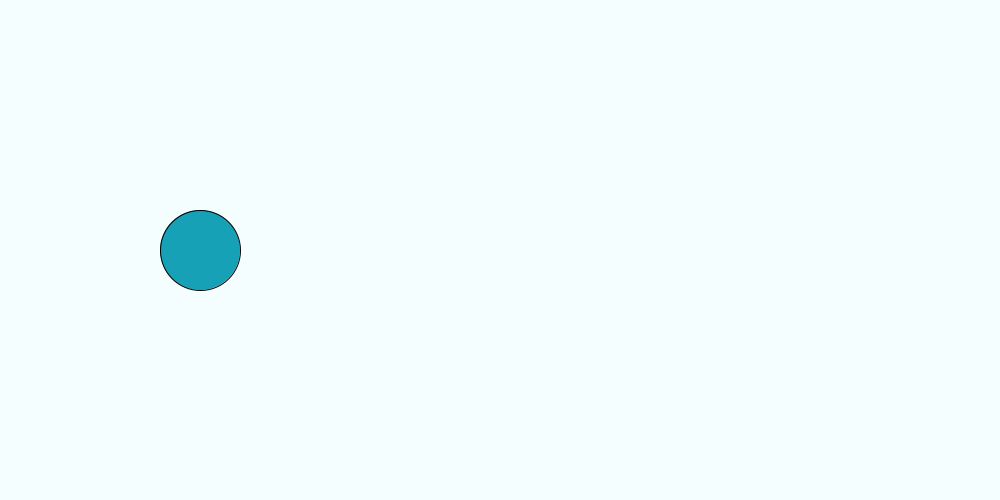
Frame 1 (no input)
Frame 60 (the mouse pressed at the canvas centre just before this capture): identical to frame 1, image omitted
Frame 120 (the mouse held since frame 60 and released just before this capture): identical to frame 1, image omitted

The Processing sketch that drew this single still picture (run headless with seeded random() and noise(); from frame 60 on, the mouse is pressed at the canvas centre):

// Processing sketch: slippery_dot
// ── slippery_dot.pde
 // 1. Create three integer variables to represent the x, y, and the size of the ellipse
       int w=20;
       int x=200;
       int y=250;
       int z=80;
       int distance=20;
    void setup() {
      // 2. Set the size of your sketch
    size(1000,500);
    }
    
    void draw() {
      // 3. Set the background color of your sketch
      background(244,254,255);
      // 4. Draw an ellipse. Make sure it fits in the window.
      fill(23,161,183);
      ellipse(x,y,z,z);
      // Use the variables created at the top of the sketch, 
      // for the location and size of your ellipse
    
    }
    
    void mousePressed() {
      //5. Create an integer variable called distance

      //6. Set the value of the distance variable to the value returned by the getDistance method
      //   Pass the mouse's x and y (mouseX and mouseY) and the x and y of your ellipse to the method.
       int gap= getDistance(x,y,mouseX,mouseY);
          
      //7.  Use an if statement to check if the distance variable is < the radius of the ellipse
      //    If it is, set a new x and y for the ellipse, using a random location on the window
      //    Hint: Use the Processing random() function
if (gap<z/2){
  x=(int)random(width);
  y=(int)random(height);
  
}
 
     


  
   }

    
    int getDistance(int x1, int y1, int x2, int y2) {
      return (int)Math.sqrt(Math.pow((x1-x2),2) + Math.pow((y1-y2),2));
    }
